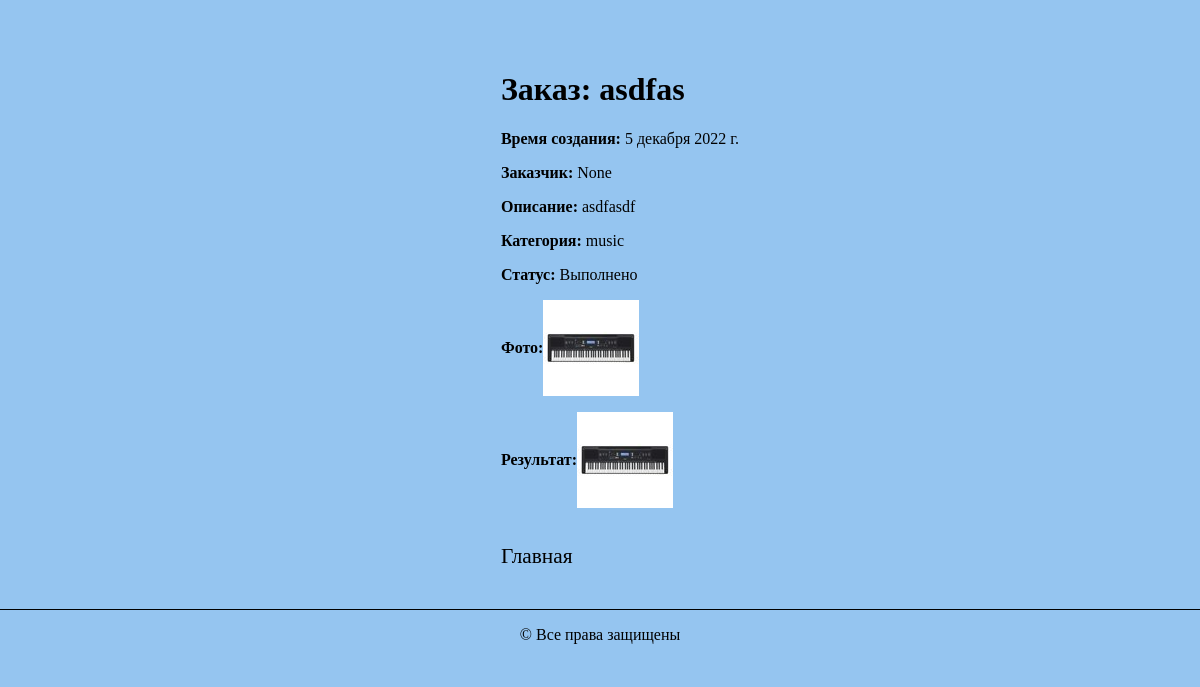
Page /studio/myorders/4 on the committed database.
### studio/models.py (models this page shows, shortened)
class Order(models.Model):
    day_add = models.DateField(null=True, blank=True)
    name = models.CharField(max_length=200, verbose_name='Имя', blank=False)
    summary = models.TextField(max_length=1000, help_text="Описание", blank=False)
    category = models.ForeignKey('category', help_text="Выбор категории", on_delete=models.CASCADE, blank=False)
    photo_file = models.ImageField(max_length=200, upload_to=get_name_file, blank=False, null=True,
                                   validators=[FileExtensionValidator(allowed_extensions=['png', 'jpg', 'jpeg'])])
    customer_order = models.ForeignKey('user', on_delete=models.SET_NULL, null=True, blank=True)
    comment = models.TextField(max_length=1000, help_text="Комментарий", blank=True)
    img = models.ImageField(max_length=200, upload_to=get_name_file, blank=True, null=True,
                                   validators=[FileExtensionValidator(allowed_extensions=['png', 'jpg', 'jpeg'])])
    LOAN_STATUS = (
        ('n', 'Новая'),
        ('a', 'Принято в работу'),
        ('c', 'Выполнено'),
    )
    status = models.CharField(max_length=1, choices=LOAN_STATUS, blank=True, default='n')
    def get_status_name(self):
        for status in self.LOAN_STATUS:
            if status[0] == self.status:
                return status[1]
        return 'Не задан'
    class Meta:
        ordering = ["status"]
        permissions = (("can_mark_returned", "Установите статус заказа"),)

class Category(MPTTModel):
    title = models.CharField(max_length=50, unique=True, verbose_name='Название')
    parent = TreeForeignKey('self', on_delete=models.PROTECT, null=True, blank=True, related_name='children',
                            db_index=True, verbose_name='Родительская категория')
    slug = models.SlugField()
    class MPTTMeta:
        order_insertion_by = ['title']
    class Meta:
        unique_together = [['parent', 'slug']]
        verbose_name = 'Категория'
        verbose_name_plural = 'Категории'
    def __str__(self):
        return self.title

### studio/views.py (the view)
# urls.py: path('myorders/<int:pk>', views.OrderDetailView.as_view(), name='order-detail'),
class OrderDetailView(generic.DetailView):
    model = Order

### studio/templates/studio/order_detail.html (shortened to what this page needs)
{% load static %}
{% load thumbnail %}
<!DOCTYPE html>
<html lang="ru">
<head>
    <link rel="stylesheet" media="screen" type="text/css" href="{% static 'css/style.css' %}">
</head>
<body>
<div class="mein">
    <div class="content">
        <h1>Заказ: {{ order.name }}</h1>
        <div class="project">
            <div class="info">
                <p><strong>Время создания:</strong> {{ order.day_add}}</p>
                <p><strong>Заказчик:</strong> {{ order.customer_order}}</p>
                <p><strong>Описание:</strong> {{ order.summary }}</p>
                <p><strong>Категория:</strong> {{ order.category }}</p>
                <p><strong>Статус:</strong> {{ order.get_status_name }}</p>
                <p class="strong_p"><strong class="strong">Фото:</strong> <img src="{% thumbnail order.photo_file 'index' %}"></p>
                {% if order.status == 'c' %}
                <p class="strong_p"><strong class="strong">Результат:</strong> <img src="{% thumbnail order.img 'index' %}"></p>
                {% endif %}
            </div>
        </div>
        <div class="link">
            <a href="{% url 'index'  %}">Главная</a>
        </div>
    </div>
</div>
<footer>
    <p>&copy; Все права защищены</p>
</footer>
</body>
</html>

### studio/static/css/style.css (style rules this page uses)
body { margin: 0 auto; max-width: 1200px; background-color: #95c5f0; }
.mein { display: flex; justify-content: space-around; margin-top: 50px; }
.link { display: flex; flex-direction: column; margin-right: 40px; }
.content { margin-left: 40px; }
.link > a { font-size: 16pt; margin-top: 20px; margin-bottom: 20px; text-decoration: none; color: black; }
footer { display: flex; align-items: center; justify-content: space-around; border-top: 1px solid black; margin-top: 20px; }
.strong { display: flex; align-items: center; }
.strong_p { display: flex; }

### rows in the picture
Order: name "asdfas", day_add "5 декабря 2022 г.", customer_order "None", summary "asdfasdf", category "music", get_status_name "Выполнено", photo_file (picture), img (picture)
